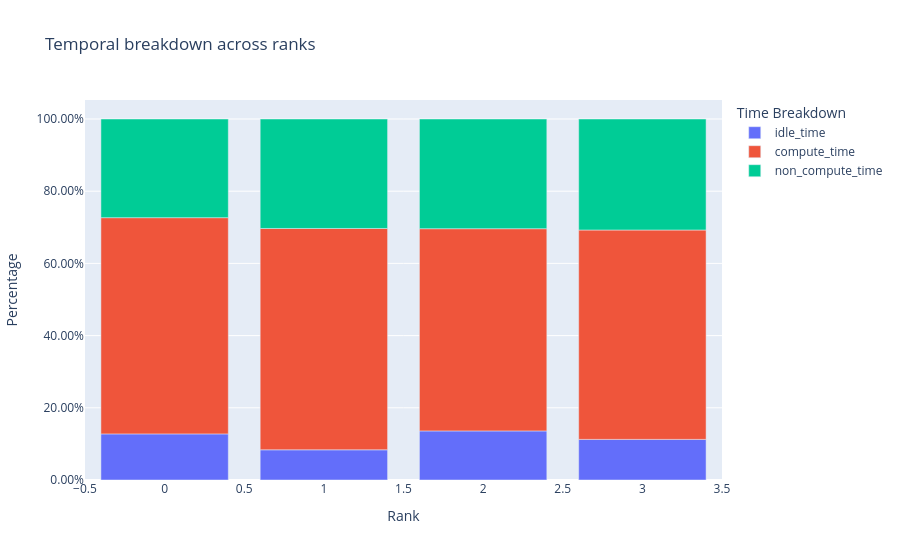

Source (notebook cell):
### Code cell
temporal_breakdown_df = analyzer.get_temporal_breakdown()

### Figure 1 — Plotly figure (JSON) as saved in the notebook; plotly's stock layout.template omitted (floating-point values rounded to 4 significant figures)
{"data": [{"hovertemplate": "variable=idle_time<br>Rank=%{x}<br>value=%{y}<extra></extra>", "legendgroup": "idle_time", "marker": {"color": "#636efa", "pattern": {"shape": ""}}, "name": "idle_time", "orientation": "v", "showlegend": true, "textposition": "auto", "type": "bar", "x": [0, 1, 2, 3], "xaxis": "x", "y": [0.1277, 0.08367, 0.136, 0.1125], "yaxis": "y"}, {"hovertemplate": "variable=compute_time<br>Rank=%{x}<br>value=%{y}<extra></extra>", "legendgroup": "compute_time", "marker": {"color": "#EF553B", "pattern": {"shape": ""}}, "name": "compute_time", "orientation": "v", "showlegend": true, "textposition": "auto", "type": "bar", "x": [0, 1, 2, 3], "xaxis": "x", "y": [0.599, 0.6131, 0.5601, 0.58], "yaxis": "y"}, {"hovertemplate": "variable=non_compute_time<br>Rank=%{x}<br>value=%{y}<extra></extra>", "legendgroup": "non_compute_time", "marker": {"color": "#00cc96", "pattern": {"shape": ""}}, "name": "non_compute_time", "orientation": "v", "showlegend": true, "textposition": "auto", "type": "bar", "x": [0, 1, 2, 3], "xaxis": "x", "y": [0.2733, 0.3033, 0.3039, 0.3075], "yaxis": "y"}], "layout": {"barmode": "relative", "legend": {"title": {"text": "Time Breakdown"}, "tracegroupgap": 0}, "title": {"text": "Temporal breakdown across ranks"}, "xaxis": {"anchor": "y", "domain": [0, 1], "title": {"text": "Rank"}}, "yaxis": {"anchor": "x", "domain": [0, 1], "tickformat": ".2%", "title": {"text": "Percentage"}}}}
